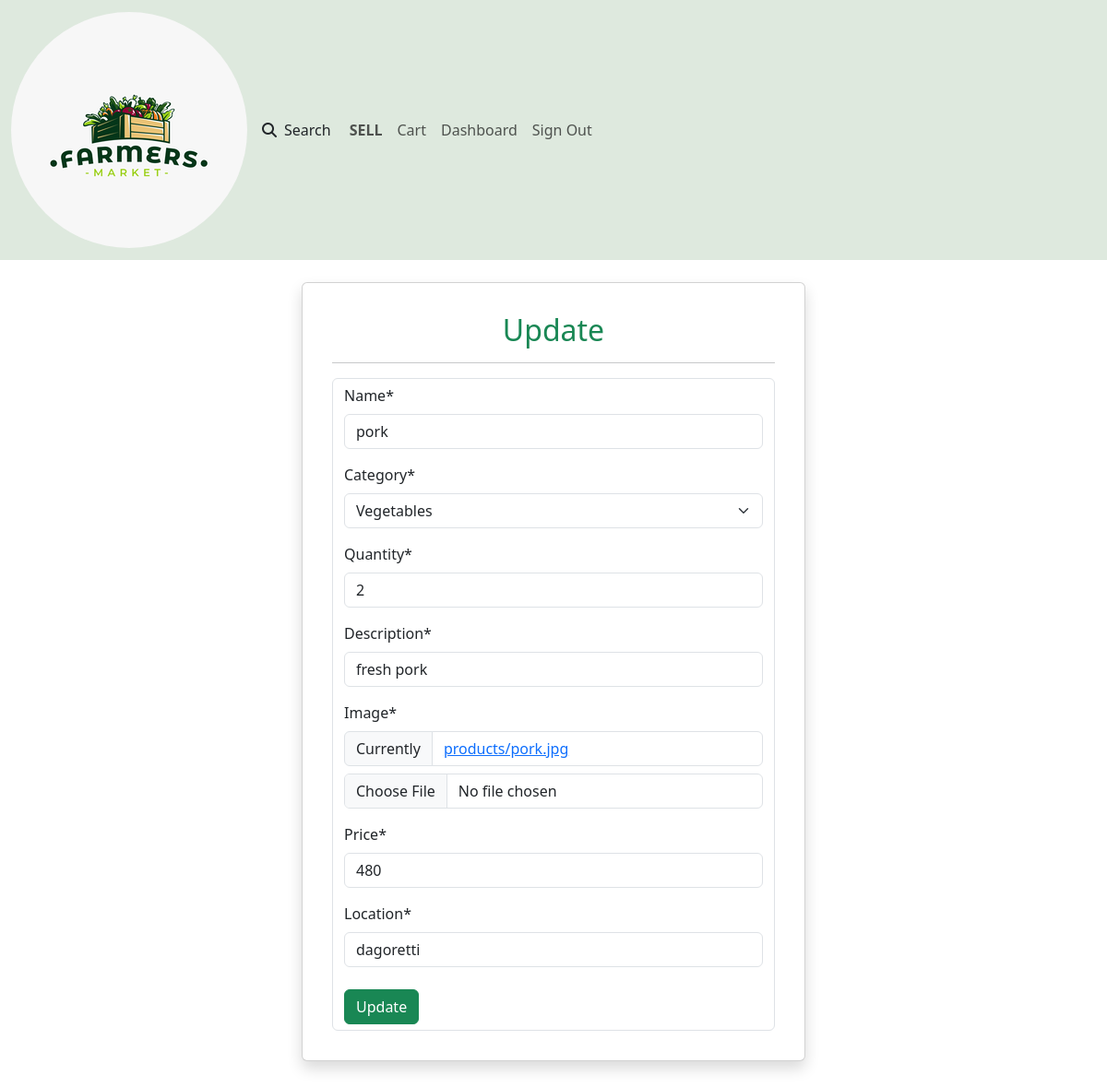
Page /update_product/10 (signed in) on the earlier database version.
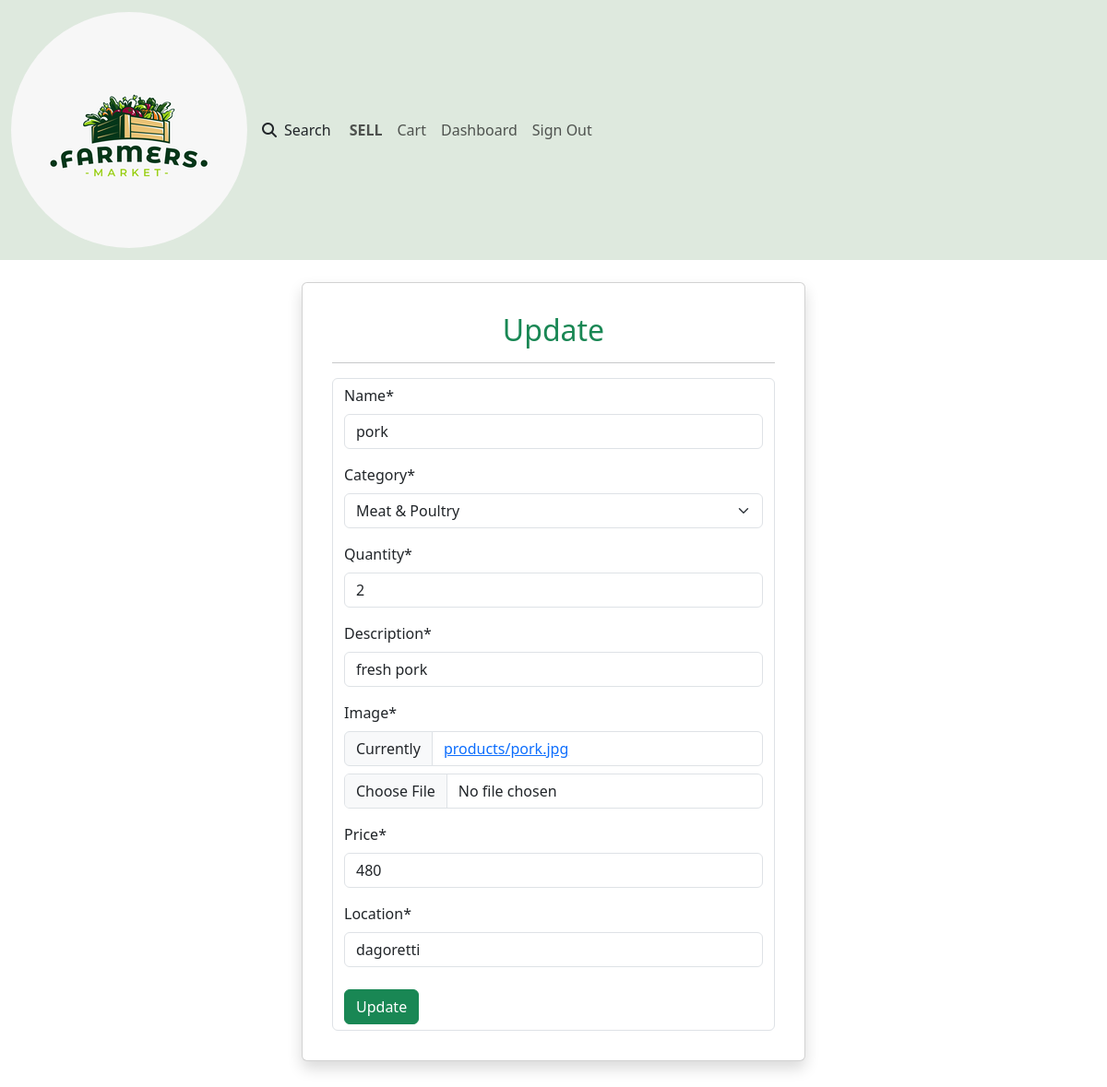
Same page on the later database version.
### product/models.py (models this page shows, shortened)
class Product(models.Model):
    CATEGORIES = (
        ("Vegetables", "Vegetables"),
        ("Fruits", "Fruits"),
        ("Meat & Poultry", "Meat & Poultry")
    )
    owner = models.ForeignKey(User, on_delete=models.CASCADE)
    name = models.CharField(max_length=30)
    category = models.CharField(max_length=25, default="Select a category", choices=CATEGORIES)
    quantity = models.IntegerField(default=5)
    description = models.CharField(max_length=200)
    image = models.ImageField(upload_to="products")
    price = models.IntegerField()
    location = models.CharField(max_length=50)
    unit_price = models.DecimalField(max_digits=10, decimal_places=2, blank=True, null=True)

### product/views.py (the view)
# urls.py: path('update_product/<int:id>', update_product, name='update_product'),
@login_required
def update_product(request, id):
    product = get_object_or_404(Product, id=id, owner=request.user)
    if request.method == "POST":
        form = UpdateProductForm(request.POST, request.FILES, instance=product)
        if form.is_valid():
            form.save()
            messages.success(request, "product updated successfully!", extra_tags="success")
            return redirect("product:product_details", id=product.id)
    else:
        form = UpdateProductForm(instance=product)
    context = {
        "form": form
    }
    return render(request, "product/update_product.html", context)

### product/forms.py
class UpdateProductForm(forms.ModelForm):
    class Meta:
        model = Product
        fields = ['name', 'category','quantity', 'description','image', 'price', 'location']

### product/templates/product/update_product.html (shortened to what this page needs)
{% extends 'Account/base.html' %}
{% load crispy_forms_tags %}
{% block content %}
<div class="container mt-4">
    <div class="row justify-content-center">
        <div class="col-md-6">
            <div class="card shadow p-3 mb-5 bg-white rounded">
                <div class="card-body">
                    <h2 class="card-title text-center text-success">Update</h2>
                    <hr>
                    <form action="" method="POST" class="form-control">
                        {{ form|crispy }}
                        <button class="btn btn-success mt-2 btn-block" type="submit">Update</button>
                    </form>
                </div>
            </div>
        </div>
    </div>
</div>
{% endblock content %}

Differences in the rows shown:
changed Product "pork": category "Vegetables" → "Meat & Poultry"
